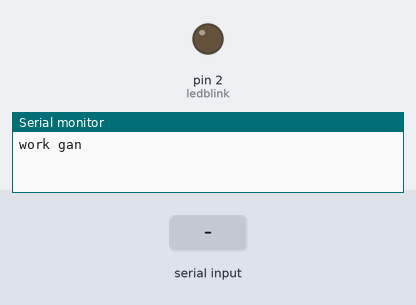
Recording of a sketch running on a simulated Arduino Uno, built for the host (arithmetic inside an expression is 32-bit, double 64-bit). On the bench: output pins drawn as LEDs (lit = HIGH), the last lines printed to the serial monitor. The inputs (shaded band) are chosen by the test bench.

Above: at 1.8 s.
1.9 s: "90,45\n" received over the second serial link
At 4.1 s:
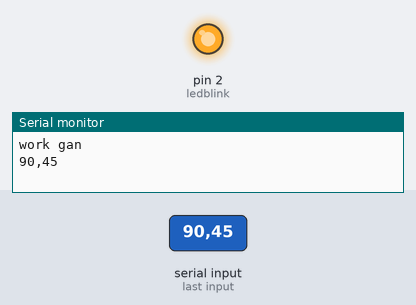
4.4 s: "5\n" received over the second serial link
Timing chart, 0 to 15.9 s (numbered marks = the images above; inputs shaded):
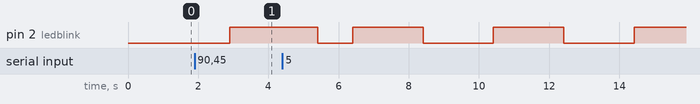

The sketch:

NodeMCU_SoftwareSerial_Double_Data_Read_2.ino
```cpp
#include <SoftwareSerial.h>
SoftwareSerial arduinoConnect (5, 4);

#include <Blynk.h>
BlynkTimer DataReadEvent;
BlynkTimer LEDBLINK;
String dataIn;
void setup() {
  Serial.begin(115200);
  arduinoConnect.begin(115200);
  Serial.println("work gan");

  DataReadEvent.setInterval(1000L, dataRead);
  LEDBLINK.setInterval(2000L, ledblink);
}

void loop() {
  DataReadEvent.run();
  LEDBLINK.run();
}


void dataRead(){
  dataIn = arduinoConnect.readString();
  dataIn.trim();
  Serial.println(dataIn);
  int data = dataIn.toInt();

  if (data >= 2000 && data <= 3023){
    int VoltDataIn = data;
    VoltDataIn = VoltDataIn - 2000;
    Serial.print("Volt in = "); Serial.println(VoltDataIn);

    float voltage = VoltDataIn * (6.13/880);
    Serial.print("volt= "); Serial.println(voltage);
  }

  if (data >= 4000 && data <= 5023){
    int LightDataIn = data;
    LightDataIn = LightDataIn - 4000;
    Serial.print("llght in = "); Serial.println(LightDataIn);

    int LightDataCalc = map(LightDataIn, 130, 950, 0, 1023);
    Serial.print("light= "); Serial.println(LightDataCalc);
  }
}

void ledblink(){
  pinMode(2, OUTPUT);
  digitalWrite(2, !digitalRead(2)); }
```

Measured:
- by itself, pin 2 (ledblink): repeats every 4.0 s: HIGH 2.0 s, LOW 2.0 s
